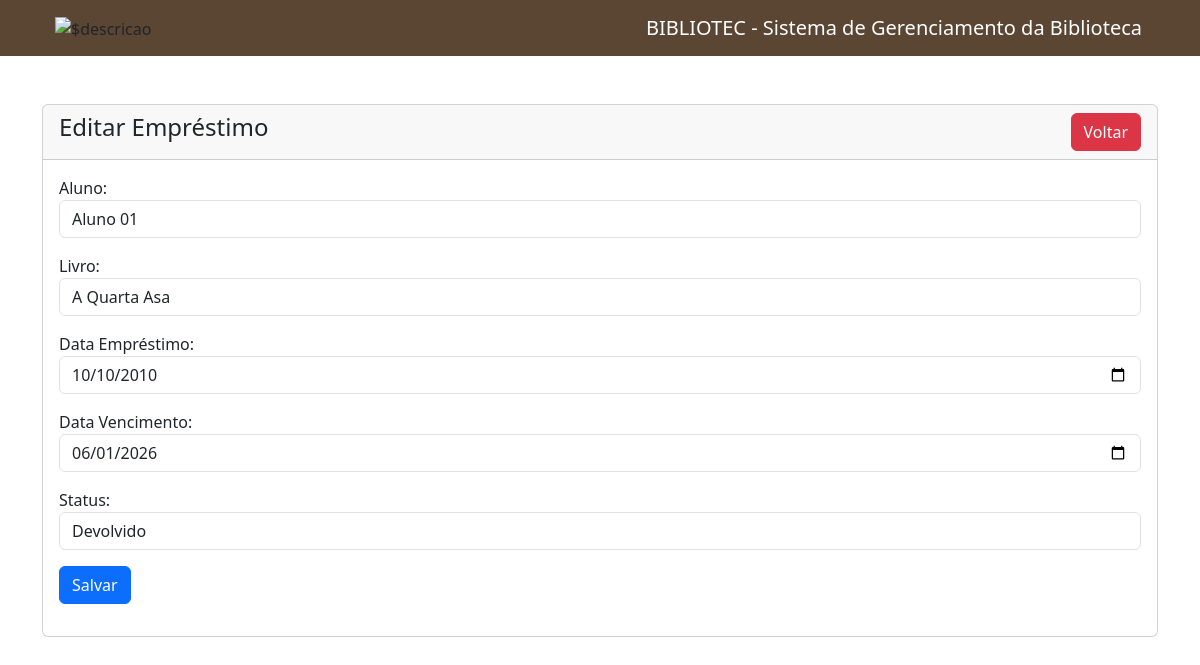
Page /editar-emprestimo.php?id=4 on the committed database.
### tables this page shows
CREATE TABLE `emprestimos` (
  `id_emprestimos` int(10) NOT NULL,
  `id_aluno` int(11) NOT NULL,
  `id_livro` int(11) NOT NULL,
  `data_emprestimo` date NOT NULL,
  `data_vencimento` date NOT NULL,
  `status` varchar(100) NOT NULL
);

CREATE TABLE `alunos` (
  `id` int(11) NOT NULL,
  `periodo` varchar(20) NOT NULL,
  `nome` varchar(100) NOT NULL,
  `rm` int(10) NOT NULL,
  `turma` varchar(100) NOT NULL,
  `tel` int(20) NOT NULL,
  `email` varchar(100) NOT NULL,
  `cep` int(8) NOT NULL,
  `logra` varchar(100) NOT NULL,
  `numero` varchar(10) NOT NULL,
  `bairro` varchar(60) NOT NULL,
  `cidade` varchar(50) NOT NULL,
  `uf` varchar(25) NOT NULL
);

CREATE TABLE `livros` (
  `id_livro` int(11) NOT NULL,
  `titulo` varchar(100) NOT NULL,
  `autor` varchar(100) NOT NULL,
  `genero` varchar(50) NOT NULL,
  `quantidade` int(255) NOT NULL
);

### editar-emprestimo.php (the view, shortened to what this page needs)
<?php
require 'conexao.php';
?>
<!doctype html>
<html lang="pt-br">
<head>
    <link href="https://cdn.jsdelivr.net/npm/bootstrap@5.3.8/dist/css/bootstrap.min.css" rel="stylesheet">
</head>
<body>
<?php include('navbar.php'); ?>
<div class="container mt-5">
<div class="row">
<div class="col-md-12">
<div class="card">
<div class="card-header">
    <h4>
        Editar Empréstimo
        <a href="listaremprestimos.php" class="btn btn-danger float-end">Voltar</a>
    </h4>
</div>
<div class="card-body">
<?php
if (isset($_GET['id'])) {
    $id = mysqli_real_escape_string($conexao, $_GET['id']);
    $sql = "SELECT * FROM emprestimos WHERE id_emprestimos='$id'";
    $query = mysqli_query($conexao, $sql);
    if ($query && mysqli_num_rows($query) > 0) {
        $emprestimo = mysqli_fetch_array($query);
        $sql_alunos = "SELECT id, nome FROM alunos";
        $alunos = mysqli_query($conexao, $sql_alunos);
        $sql_livros = "SELECT id_livro, titulo FROM livros";
        $livros = mysqli_query($conexao, $sql_livros);
?>
<form action="acoesdoemprestimo.php" method="POST">
<div class="mb-3">
    <label>Aluno:</label>
    <select name="id_aluno" class="form-control">
        <?php foreach ($alunos as $aluno) { ?>
            <option value="<?= $aluno['id']; ?>"
                <?= ($emprestimo['id_aluno'] == $aluno['id']) ? 'selected' : '' ?>>
                <?= $aluno['nome']; ?>
            </option>
        <?php } ?>
    </select>
</div>
<div class="mb-3">
    <label>Livro:</label>
    <select name="id_livro" class="form-control">
        <?php foreach ($livros as $livro) { ?>
            <option value="<?= $livro['id_livro']; ?>"
                <?= ($emprestimo['id_livro'] == $livro['id_livro']) ? 'selected' : '' ?>>
                <?= $livro['titulo']; ?>
            </option>
        <?php } ?>
    </select>
</div>
<div class="mb-3">
    <label>Data Empréstimo:</label>
    <input type="date" name="data_emprestimo"
        value="<?= $emprestimo['data_emprestimo'] ?>"
        class="form-control">
</div>
<div class="mb-3">
    <label>Data Vencimento:</label>
    <input type="date" name="data_vencimento"
        value="<?= $emprestimo['data_vencimento'] ?>"
        class="form-control">
</div>
<div class="mb-3">
    <label>Status:</label>
    <select name="status" class="form-control">
        <option value="Devolvido" <?= ($emprestimo['status'] == 'Devolvido') ? 'selected' : '' ?>>
            Devolvido
        </option>
    </select>
</div>
<div class="mb-3">
    <button type="submit" name="update_emprestimo" class="btn btn-primary">
        Salvar
    </button>
</div>
</form>
<?php
    } else {
        echo '<h5>Empréstimo não encontrado</h5>';
    }
} else {
    echo '<h5>ID não informado</h5>';
}
?>
</div>
</div>
</div>
</div>
</div>
</body>
</html>

### rows in the picture
emprestimos: id_aluno "Aluno 01", id_livro "A Quarta Asa", data_emprestimo "10/10/2010", data_vencimento "06/01/2026", status "Devolvido"
